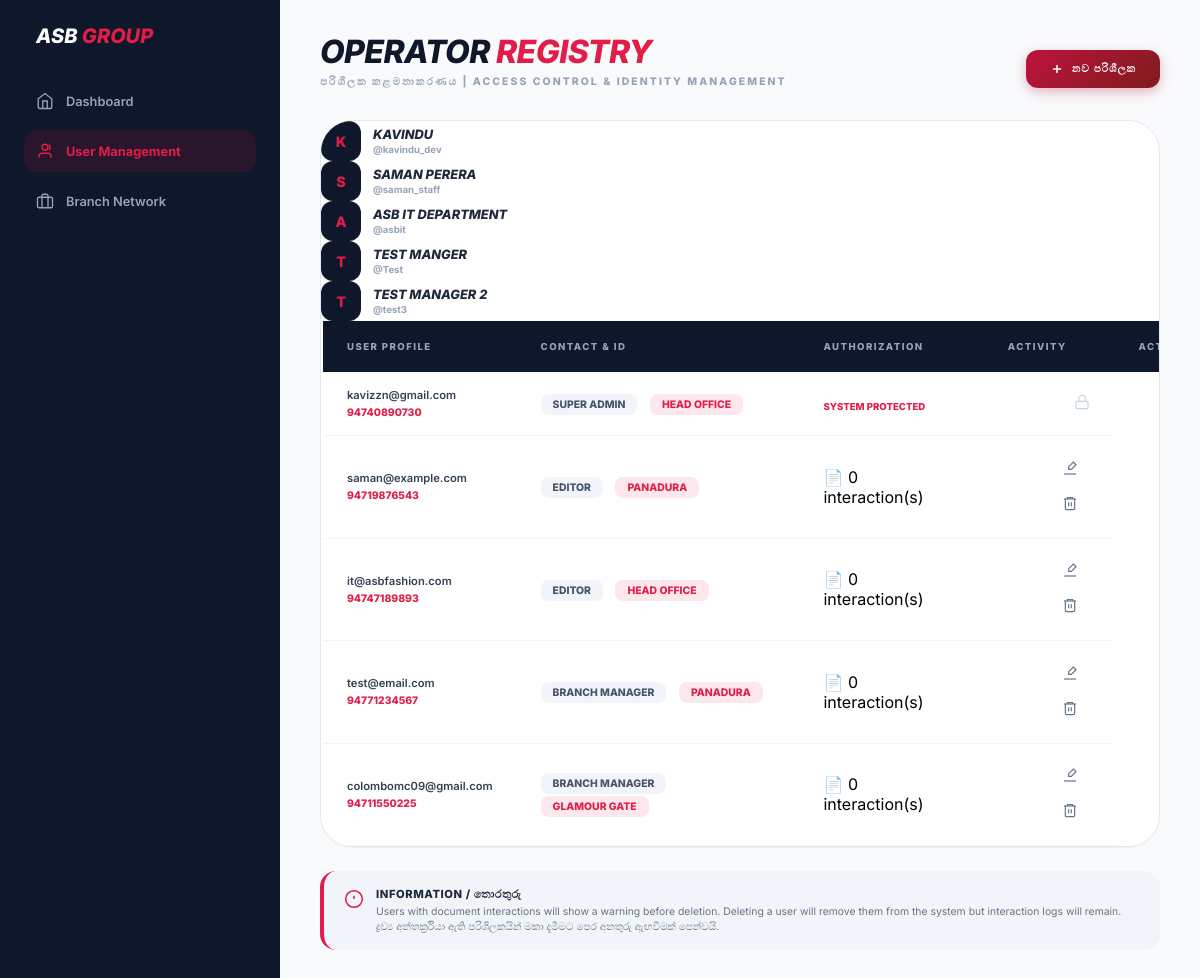
The app's page /user_mgmt.php (signed in) with its own data.
### tables this page shows
CREATE TABLE `users` (
  `id` int(11) NOT NULL,
  `username` varchar(50) NOT NULL,
  `name` varchar(100) DEFAULT NULL,
  `password` varchar(255) NOT NULL,
  `contact_number` varchar(15) DEFAULT NULL,
  `email` varchar(100) DEFAULT NULL,
  `role_id` int(11) DEFAULT NULL,
  `branch_id` int(11) DEFAULT NULL
);

CREATE TABLE `roles` (
  `id` int(11) NOT NULL,
  `role_name` varchar(50) NOT NULL
);

CREATE TABLE `branches` (
  `id` int(11) NOT NULL,
  `branch_name` varchar(100) NOT NULL,
  `branch_code` varchar(20) NOT NULL
);

### user_mgmt.php (the view, shortened to what this page needs)
<?php
$conn = new mysqli("localhost", "root", "", "asb_file_system");
$conn->set_charset("utf8mb4");
$users_query = "SELECT u.*, r.role_name, b.branch_name,
                (SELECT COUNT(*) FROM document_interactions WHERE user_id = u.id) as interaction_count
                FROM users u
                LEFT JOIN roles r ON u.role_id = r.id
                LEFT JOIN branches b ON u.branch_id = b.id
                ORDER BY u.id ASC";
$users = $conn->query($users_query);
?>
<!DOCTYPE html>
<html lang="en">
<head>
    <link rel="stylesheet" href="css/user-styles.css">
</head>
<body>
    <div class="app-container">
        <aside class="sidebar">
            <div class="sidebar-header">
                <h1 class="sidebar-title">ASB <span class="accent-text">GROUP</span></h1>
            </div>
            <nav class="sidebar-nav">
                <a href="dashboard.php" class="nav-link">
                    <svg width="18" height="18" viewBox="0 0 24 24" fill="none" stroke="currentColor" stroke-width="1.8">
                        <path d="M3 9l9-7 9 7v11a2 2 0 0 1-2 2H5a2 2 0 0 1-2-2z"/>
                        <polyline points="9 22 9 12 15 12 15 22"/>
                    </svg>
                    <span>Dashboard</span>
                </a>
                <a href="user_mgmt.php" class="nav-link active">
                    <svg width="18" height="18" viewBox="0 0 24 24" fill="none" stroke="currentColor" stroke-width="1.8">
                        <path d="M20 21v-2a4 4 0 0 0-4-4H8a4 4 0 0 0-4 4v2"/>
                        <circle cx="12" cy="7" r="4"/>
                        <path d="M17 3.5a4 4 0 0 1 0 7"/>
                    </svg>
                    <span>User Management</span>
                </a>
                <a href="branch_mgmt.php" class="nav-link">
                    <svg width="18" height="18" viewBox="0 0 24 24" fill="none" stroke="currentColor" stroke-width="1.8">
                        <rect x="2" y="7" width="20" height="14" rx="2" ry="2"/>
                        <path d="M16 21V5a2 2 0 0 0-2-2h-4a2 2 0 0 0-2 2v16"/>
                    </svg>
                    <span>Branch Network</span>
                </a>
            </nav>
        </aside>
        <main class="main-content">
            <header class="content-header">
                <div>
                    <h2 class="page-title">Operator <span class="accent-text">Registry</span></h2>
                    <p class="page-subtitle sinhala-text">පරිශීලක කළමනාකරණය | Access Control & Identity Management</p>
                </div>
                <button id="openAddModalBtn" class="btn-primary">
                    <svg width="14" height="14" viewBox="0 0 24 24" fill="none" stroke="currentColor" stroke-width="2.5">
                        <line x1="12" y1="5" x2="12" y2="19"/>
                        <line x1="5" y1="12" x2="19" y2="12"/>
                    </svg>
                    නව පරිශීලක
                </button>
            </header>
            <div class="table-container animate-fadeIn">
                <table class="data-table">
                    <thead>
                        <tr>
                            <th>User Profile</th>
                            <th>Contact & ID</th>
                            <th>Authorization</th>
                            <th>Activity</th>
                            <th class="text-right">Actions</th>
                        </tr>
                    </thead>
                    <tbody>
                        <?php if($users && $users->num_rows > 0): ?>
                            <?php while($row = $users->fetch_assoc()):
                                $has_activity = ($row['interaction_count'] > 0) && $row['id'] != 1;
                            ?>
                            <tr class="<?php echo ($row['id'] == 1) ? 'master-row' : ''; ?> <?php echo $has_activity ? 'has-activity' : ''; ?>">
                                <tr>
                                    <div class="user-cell">
                                        <div class="user-avatar">
                                            <?php echo strtoupper(substr($row['username'] ?? 'U', 0, 1)); ?>
                                        </div>
                                        <div>
                                            <p class="user-name sinhala-text"><?php echo htmlspecialchars($row['name']); ?></p>
                                            <p class="user-username">@<?php echo htmlspecialchars($row['username']); ?></p>
                                        </div>
                                    </div>
                                <td>
                                    <p class="user-email"><?php echo htmlspecialchars($row['email']); ?></p>
                                    <p class="user-phone"><?php echo htmlspecialchars($row['contact_number']); ?></p>
                                 </td>
                                <td>
                                    <span class="role-badge"><?php echo htmlspecialchars($row['role_name']); ?></span>
                                    <span class="branch-badge"><?php echo htmlspecialchars($row['branch_name']); ?></span>
                                 </td>
                                <td class="activity-cell">
                                    <?php if($row['id'] != 1): ?>
                                        <div class="activity-stats">
                                            <span class="activity-badge <?php echo $row['interaction_count'] > 0 ? 'has-data' : 'no-data'; ?>">
                                                📄 <?php echo $row['interaction_count']; ?> interaction(s)
                                            </span>
                                        </div>
                                    <?php else: ?>
                                        <span class="protected-label">System Protected</span>
                                    <?php endif; ?>
                                 </td>
                                <td class="text-right">
                                    <?php if($row['id'] != 1): ?>
                                        <button class="action-btn edit-btn" onclick='openEditModal(<?php echo json_encode($row); ?>)'>
                                            <svg width="16" height="16" viewBox="0 0 24 24" fill="none" stroke="currentColor" stroke-width="1.8">
                                                <path d="M17 3l4 4-7 7H10v-4l7-7z"/>
                                                <path d="M3 21h18"/>
                                            </svg>
                                        </button>
                                        <button class="action-btn delete-btn" onclick="confirmDelete(<?php echo $row['id']; ?>, '<?php echo addslashes($row['name']); ?>', <?php echo $row['interaction_count']; ?>)">
                                            <svg width="16" height="16" viewBox="0 0 24 24" fill="none" stroke="currentColor" stroke-width="1.8">
                                                <polyline points="3 6 5 6 21 6"/>
                                                <path d="M8 6V4h8v2"/>
                                                <path d="M19 6v14a2 2 0 0 1-2 2H7a2 2 0 0 1-2-2V6"/>
                                                <line x1="10" y1="11" x2="10" y2="17"/>
                                                <line x1="14" y1="11" x2="14" y2="17"/>
                                            </svg>
                                        </button>
                                    <?php else: ?>
                                        <span class="locked-icon">
                                            <svg width="16" height="16" viewBox="0 0 24 24" fill="none" stroke="currentColor" stroke-width="1.8">
                                                <rect x="3" y="11" width="18" height="11" rx="2" ry="2"/>
                                                <path d="M7 11V7a5 5 0 0 1 10 0v4"/>
                                            </svg>
                                        </span>
                                    <?php endif; ?>
                                 </td>
                             </tr>
                            <?php endwhile; ?>
                        <?php endif; ?>
                    </tbody>
                </table>
            </div>
            <div class="info-section">
                <div class="info-card">
                    <svg width="20" height="20" viewBox="0 0 24 24" fill="none" stroke="currentColor" stroke-width="1.8">
                        <circle cx="12" cy="12" r="10"/>
                        <line x1="12" y1="8" x2="12" y2="12"/>
                        <line x1="12" y1="16" x2="12.01" y2="16"/>
                    </svg>
                    <div>
                        <strong>Information / තොරතුරු</strong>
                        <p class="sinhala-text">Users with document interactions will show a warning before deletion. Deleting a user will remove them from the system but interaction logs will remain.</p>
                        <p>ද්‍රව්‍ය අන්තර්ක්‍රියා ඇති පරිශීලකයින් මකා දැමීමට පෙර අනතුරු ඇඟවීමක් පෙන්වයි.</p>
                    </div>
                </div>
            </div>
        </main>
    </div>
</body>
</html>

### records on screen
users: username "K", name "KAVINDU", username "kavindu_dev", email "kavizzn@gmail.com", contact_number "94740890730", role.role_name "SUPER ADMIN", branch.branch_name "HEAD OFFICE", shows "SYSTEM PROTECTED"
users: username "S", name "SAMAN PERERA", username "saman_staff", email "saman@example.com", contact_number "94719876543", role.role_name "EDITOR", branch.branch_name "PANADURA", interaction_count "0"
users: username "A", name "ASB IT DEPARTMENT", username "asbit", email "it@asbfashion.com", contact_number "94747189893", role.role_name "EDITOR", branch.branch_name "HEAD OFFICE", interaction_count "0"
users: username "T", name "TEST MANGER", username "Test", email "test@email.com", contact_number "94771234567", role.role_name "BRANCH MANAGER", branch.branch_name "PANADURA", interaction_count "0"
users: username "T", name "TEST MANAGER 2", username "test3", email "colombomc09@gmail.com", contact_number "94711550225", role.role_name "BRANCH MANAGER", branch.branch_name "GLAMOUR GATE", interaction_count "0"
